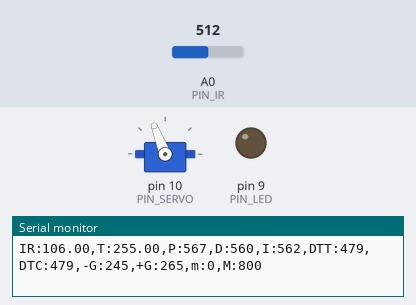
Recording of a sketch running on a simulated Arduino Uno, built with avr-gcc and run on an emulated ATmega328P. Parts: servo, output pins drawn as LEDs (lit = HIGH), the last lines printed to the serial monitor. Inputs (shaded band) come from the test bench; at power-on: A0 (PIN_IR) = 512.

Above: at 1.2 s.
1.3 s: A0 (PIN_IR) set to 306
At 1.5 s:
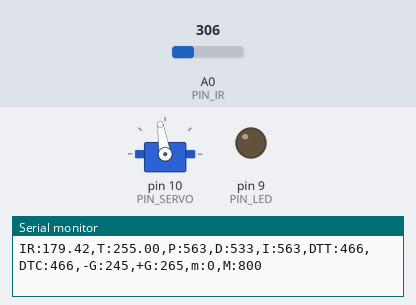
3.1 s: A0 (PIN_IR) set to 245
Timing chart, 0 to 10.8 s (numbered marks = the images above; inputs shaded):
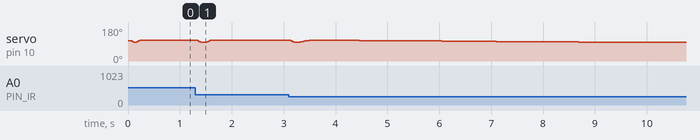

Measured:
- after the input at 1.3 s, servo on pin 10 (PIN_SERVO): 111° → 99° at once, → 111° 0.18 s later

The sketch:

pid.ino
```cpp
#include <Servo.h>
#define PIN_SERVO 10
#define PIN_IR A0
#define PIN_LED 9

#define _DIST_TARGET 255  //탁구공위치
#define _DIST_MIN 100   //거리 최소
#define _DIST_MAX 410    //거리 최대
#define _DIST_ALPHA 0.25 //EMA 필터링을 위한 알파값(0~1)

#define _DUTY_MIN 1690
#define _DUTY_NEU 1660
#define _DUTY_MAX 1560

#define _SERVO_ANGLE 50
#define _SERVO_SPEED 550
#define _INTERVAL_DIST 30  //각 event 사이에 지정한 시간 간격
#define _INTERVAL_SERVO 20
#define _INTERVAL_SERIAL 100

#define DELAY_MICROS  1500

#define _KP 1
#define _KD 30
#define _KI 0.01

#define a 90
#define b 310

Servo myservo;

float dist_target = 255; // location to send the ball
float dist_raw;
float dist_ema=0; //측정된 값과 ema 필터를 적용한 값
float samples_num = 3;

// Event periods
unsigned long last_sampling_time_dist, last_sampling_time_servo, last_sampling_time_serial;
//각 event의 진행 시간 저장 변수
bool event_dist, event_servo, event_serial;
//각 event의 시간체크를 위한 변수 (ex_20초 주기 >> 0초(True,시작), 10초(False), 20초(True))

// Servo speed control
int duty_chg_per_interval; //주기 당 서보 duty값 변화량
int duty_target, duty_curr; //목표 위치와 현재 위치
// PID variables
float error_curr, error_prev, control, pterm, dterm, iterm;

void setup() {
// initialize GPIO pins for LED and attach servo
myservo.attach(PIN_SERVO); // attach servo
pinMode(PIN_LED,OUTPUT); // initialize GPIO pins
iterm = 0;
dterm = 0;
pterm = 0;

// initialize global variables

// move servo to neutral position
myservo.writeMicroseconds(_DUTY_NEU);
duty_curr = _DUTY_NEU;
Serial.begin(57600);

// convert angle speed into duty change per interval.
  duty_chg_per_interval = (_DUTY_MIN - _DUTY_MAX) * (_SERVO_SPEED / _SERVO_ANGLE ) * (_INTERVAL_SERVO / 1000.0);
}


void loop() {

unsigned long time_curr = millis();
if(time_curr >= last_sampling_time_dist + _INTERVAL_DIST){
    last_sampling_time_dist += _INTERVAL_DIST;
    event_dist = true;
}

if(time_curr >= last_sampling_time_servo + _INTERVAL_SERVO ){
    last_sampling_time_servo += _INTERVAL_SERVO;
    event_servo = true;
}

if(time_curr >= last_sampling_time_serial + _INTERVAL_SERIAL ){
    last_sampling_time_serial += _INTERVAL_SERIAL;
    event_serial = true;
}

  if(event_dist) {
     event_dist = false;
  // get a distance reading from the distance sensor
     dist_raw = ir_distance_filtered();

  // PID control logic
    error_curr = _DIST_TARGET - dist_raw;
    pterm = _KP * error_curr;
    iterm += _KI * error_curr;
    dterm = _KD * (error_curr - error_prev);
    control = pterm + dterm + iterm;
    duty_target = _DUTY_NEU + control;


  // keep duty_target value within the range of [_DUTY_MIN, _DUTY_MAX]
    if(duty_target > _DUTY_MIN){
      duty_target = _DUTY_MIN;
    }
    else if(duty_target < _DUTY_MAX){
      duty_target = _DUTY_MAX;
    }
    error_prev = error_curr;
  }

  if(event_servo) {
    event_servo=false;
    // adjust duty_curr toward duty_target by duty_chg_per_interval
    if(duty_target>duty_curr) {
  duty_curr += duty_chg_per_interval;
  if(duty_curr > duty_target) duty_curr = duty_target;
     }
    else {
  duty_curr -= duty_chg_per_interval;
  if(duty_curr < duty_target) duty_curr = duty_target;
    }
    // update servo position
     myservo.writeMicroseconds(duty_curr);
  }

  if(event_serial) {
    event_serial = false;
    Serial.print("IR:");
    Serial.print(dist_raw);
    Serial.print(",T:");
    Serial.print(dist_target);
    Serial.print(",P:");
    Serial.print(map(pterm,-1000,1000,510,610));
    Serial.print(",D:");
    Serial.print(map(dterm,-1000,1000,510,610));
    Serial.print(",I:");
    Serial.print(map(iterm,-1000,1000,510,610));
    Serial.print(",DTT:");
    Serial.print(map(duty_target,1000,2000,410,510));
    Serial.print(",DTC:");
    Serial.print(map(duty_curr,1000,2000,410,510));
    Serial.println(",-G:245,+G:265,m:0,M:800");
  }
}

float ir_distance(void){ // return value unit: mm
  float val;
  float volt = float(analogRead(PIN_IR));
  val = ((6762.0/(volt-9.0))-4.0) * 10.0;
  return 300.0 / (b - a) * (val - a) + 100;
}
// ================
float under_noise_filter(void){ // 아래로 떨어지는 형태의 스파이크를 제거해주는 필터
  int currReading;
  int largestReading = 0;
  for (int i = 0; i < samples_num; i++) {
    currReading = ir_distance();
    if (currReading > largestReading) { largestReading = currReading; }
    // Delay a short time before taking another reading
    delayMicroseconds(DELAY_MICROS);
  }
  return largestReading;
}

float ir_distance_filtered(void){ // 아래로 떨어지는 형태의 스파이크를 제거 후, 위로 치솟는 스파이크를 제거하고 EMA필터를 적용함.
  // under_noise_filter를 통과한 값을 upper_nosie_filter에 넣어 최종 값이 나옴.
  int currReading;
  int lowestReading = 1024;
  dist_raw = ir_distance();
  for (int i = 0; i < samples_num; i++) {
    currReading = under_noise_filter();
    if (currReading < lowestReading) { lowestReading = currReading; }
  }
  // eam 필터 추가
  dist_ema = _DIST_ALPHA *lowestReading + (1-_DIST_ALPHA )*dist_ema;
  return dist_ema;
}
```
